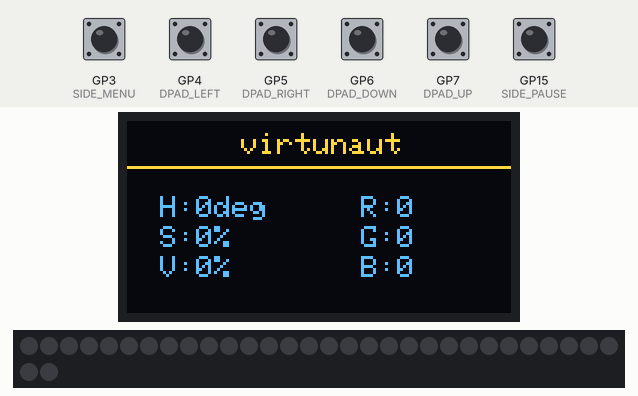
This sketch was run on a simulated Raspberry Pi Pico. Parts: 128×64 one-colour display, 32 RGB LEDs in strip order, left to right, continuing on the next row. The inputs (shaded band) are chosen by the test bench; at power-on: GP3 (SIDE_MENU), GP4 (DPAD_LEFT), GP5 (DPAD_RIGHT), GP6 (DPAD_DOWN), GP7 (DPAD_UP), GP15 (SIDE_PAUSE) HIGH. Dim RGB values are drawn brighter than linear; the OLED is the two-colour kind (top 16 rows yellow); what the sketch prints to the serial monitor is not drawn.

Above: at 1.2 s.
1.3 s: GP3 (SIDE_MENU) pulled LOW for 1 s
At 3.5 s:
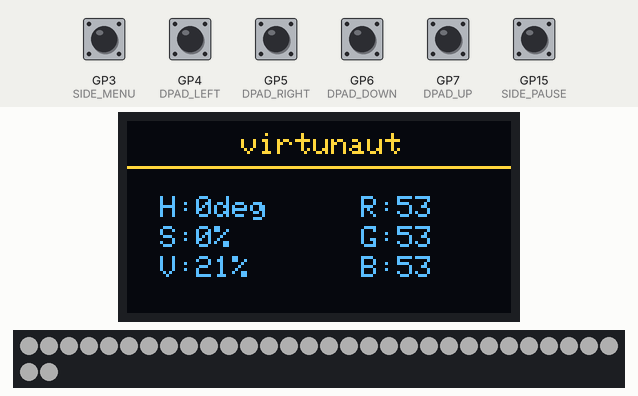
3.8 s: GP15 (SIDE_PAUSE) pulled LOW for 1 s
At 4.03 s:
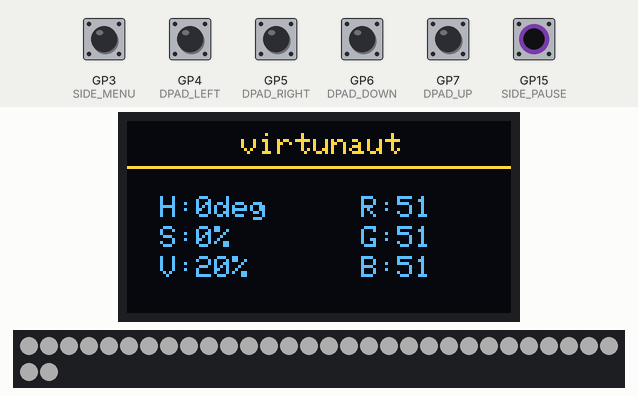
6.3 s: GP5 (DPAD_RIGHT) pulled LOW for 1 s
At 7.7 s:
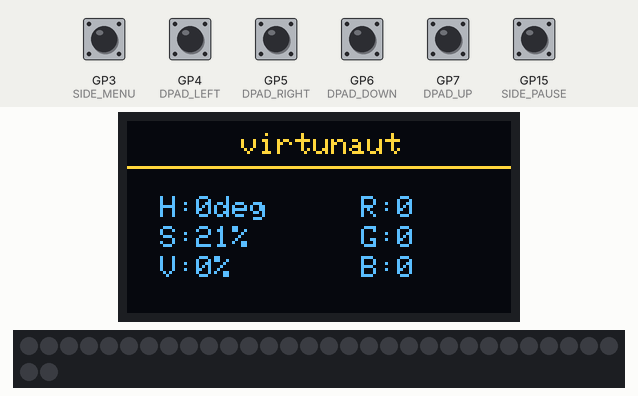
8.8 s: GP4 (DPAD_LEFT) pulled LOW for 0.15 s
At 9.7 s:
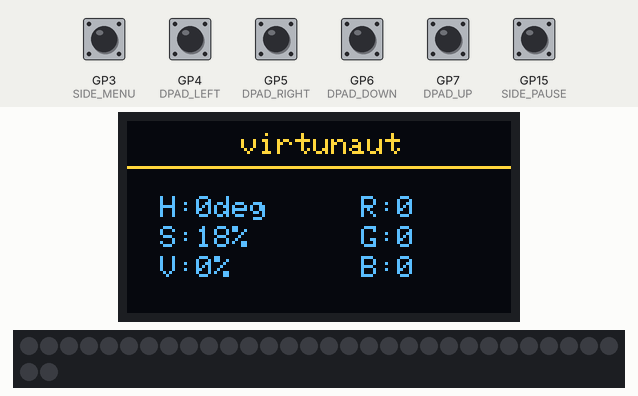
10.4 s: GP6 (DPAD_DOWN) pulled LOW for 0.15 s
At 11.5 s:
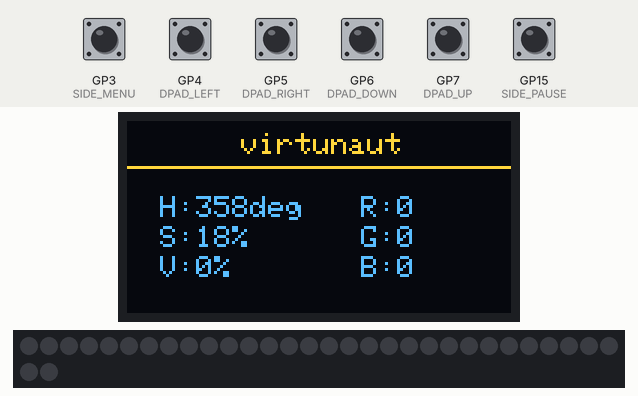
12.0 s: GP7 (DPAD_UP) pulled LOW for 0.15 s
At 13.2 s:
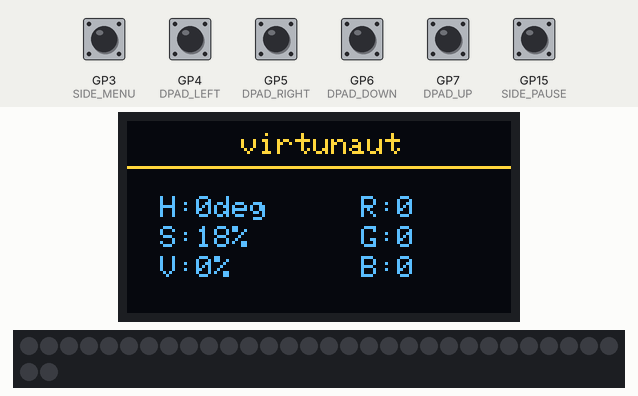
Timing chart, 0 to 14.6 s (numbered marks = the images above; inputs shaded):
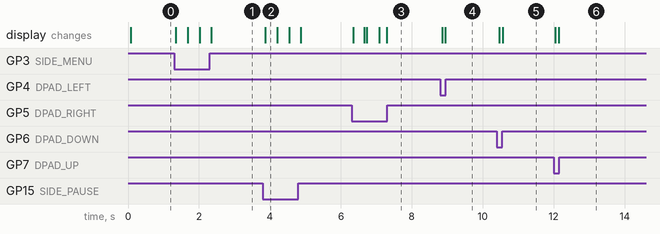

Measured:
- after the input at 1.3 s, the display: first changes after 0.05 s (image 1 shows a later state)
- after the input at 3.8 s, the display: changes after 0.07 s (image 2)
- after the input at 6.3 s, the display: first changes after 0.05 s (image 3 shows a later state)
- after the input at 8.8 s, the display: first changes after 0.05 s (image 4 shows a later state)
- after the input at 10.4 s, the display: first changes after 0.07 s (image 5 shows a later state)
- after the input at 12.0 s, the display: first changes after 0.05 s (image 6 shows a later state)

The sketch:

v1-hydrogen.ino
```cpp
// (licence header left out)
//█▄▄ ▄▀█ █▀ █ █▀▀   █░░ █ █▄▄ █▀█ ▄▀█ █▀█ █ █▀▀ █▀
//█▄█ █▀█ ▄█ █ █▄▄   █▄▄ █ █▄█ █▀▄ █▀█ █▀▄ █ ██▄ ▄█


#include "math.h"
#include <Wire.h>

//OLED DISPLAY SSD1306 | by Adafruit
#include <Adafruit_SSD1306.h>
#include <Adafruit_GFX.h>
#include <splash.h>

#include <Adafruit_NeoPixel.h>
#ifdef __AVR__
 #include <avr/power.h> // Required for 16 MHz Adafruit Trinket
#endif

//█▀▄ █▀▀ █▀▀ █░░ ▄▀█ █▀█ ▄▀█ ▀█▀ █ █▀█ █▄░█ █▀
//█▄▀ ██▄ █▄▄ █▄▄ █▀█ █▀▄ █▀█ ░█░ █ █▄█ █░▀█ ▄█

//Pins
int DPAD_UP     = 7;
int DPAD_DOWN   = 6;
int DPAD_LEFT   = 4;
int DPAD_RIGHT  = 5;
int SIDE_MENU   = 3;
int SIDE_PAUSE  = 15;

//OLED
#define SCREEN_WIDTH 128 // OLED display width, in pixels
#define SCREEN_HEIGHT 64 // OLED display height, in pixels
#define OLED_RESET    -1 // Reset pin # (or -1 if sharing Arduino reset pin)
#define SCREEN_ADDRESS 0x3C
Adafruit_SSD1306 display(SCREEN_WIDTH, SCREEN_HEIGHT, &Wire, OLED_RESET);

//NEOPIXELS
#define PIN       28 // On Trinket or Gemma, suggest changing this to 1
#define NUMPIXELS 32 // Popular NeoPixel ring size

float h, s, v;
int   r, g, b;
int   r_old, g_old, b_old;

Adafruit_NeoPixel pixels(NUMPIXELS, PIN, NEO_GRB + NEO_KHZ400);

#define DELAYVAL 500 // Time (in milliseconds) to pause between pixels

void setup() {
  // Initialize Buttons
  pinMode(DPAD_UP, INPUT_PULLUP);
  pinMode(DPAD_DOWN, INPUT_PULLUP);
  pinMode(DPAD_LEFT, INPUT_PULLUP);
  pinMode(DPAD_RIGHT, INPUT_PULLUP);
  pinMode(SIDE_MENU, INPUT_PULLUP);
  pinMode(SIDE_PAUSE, INPUT_PULLUP);
  Serial.begin(9600);
  // Initialize Display
  // SSD1306_SWITCHCAPVCC = generate display voltage from 3.3V internally
  if(!display.begin(SSD1306_SWITCHCAPVCC, SCREEN_ADDRESS)) {
    Serial.println(F("FATAL ERROR 0x2B - SSD1306 allocation failed"));
    for(;;); // Don't proceed, loop forever
  }

  display.clearDisplay();
  display.display();

  // Initialize Neopixels
  pixels.begin();
  pixels.clear();
}

void loop() {
  // pixels.clear(); // Set all pixel colors to 'off'
  // pixels.Color() takes RGB values, from 0,0,0 up to 255,255,255
  // pixels.setPixelColor(Pixel#, pixels.Color(0, 150, 0));
  // pixels.show();   // Send the updated pixel colors to the hardware.

  // Show Display
  //TODO

  // Wait for BTN Input
  if(digitalRead(DPAD_UP) == LOW)    { h = h + 1.0/360.0; Serial.println("UP");delay(10);}
  if(digitalRead(DPAD_DOWN) == LOW)  { h = h - 1.0/360.0; Serial.println("DN");delay(10);}
  if(digitalRead(DPAD_LEFT) == LOW)  { s = s - 1.0/100.0; Serial.println("LT");delay(10);}
  if(digitalRead(DPAD_RIGHT) == LOW) { s = s + 1.0/100.0; Serial.println("RT");delay(10);}
  if(digitalRead(SIDE_MENU) == LOW)  { v = v + 1.0/100.0; Serial.println("MN");delay(10);}
  if(digitalRead(SIDE_PAUSE) == LOW) { v = v - 1.0/100.0; Serial.println("PS");delay(10);}
  Serial.print(h);
  Serial.print(s);
  Serial.println(v);
  // Boundaries
  if(h>1.0){h=0.0;}
  if(h<0.0){h=1.0;}
  if(s>1.0){s=1.0;}
  if(s<0.0){s=0.0;}
  if(v>1.0){v=1.0;}
  if(v<0.0){v=0.0;}

  Serial.print(h);
  Serial.print(s);
  Serial.println(v);
  // CONVERT TO RGB

  r_old = r;
  g_old = g;
  b_old = b;
  hsvToRgb(h, s, v, r, g, b);
  // UPDATE LEDS

  if(r_old == r and g_old == g and b_old == b)
  {
    delay(1);
  }
  else
  {
    for(int i = 0; i<NUMPIXELS; i++)
      {
        pixels.setPixelColor(i, pixels.Color(r, g, b));
      }

    pixels.show();
  }
  // Display
  display.clearDisplay();
  display.drawFastHLine(0,15,128,WHITE);
  //Top font
  display.setCursor(38,4);
  display.setTextColor(WHITE);
  display.print("virtunaut");

  display.setCursor(11,25);
  display.print("H:");
  display.print(int(h*360));
  display.print("deg");

  display.setCursor(11,35);
  display.print("S:");
  display.print(int(s*100));
  display.print("%");

  display.setCursor(11,45);
  display.print("V:");
  display.print(int(v*100));
  display.print("%");

  display.setCursor(78,25);
  display.print("R:");
  display.print(r);

  display.setCursor(78,35);
  display.print("G:");
  display.print(g);

  display.setCursor(78,45);
  display.print("B:");
  display.print(b);


  display.display();
  delay(10);


}

void hsvToRgb(float h, float s, float v, int& r, int& g, int& b) {
  float c = v * s;
  float x = c * (1 - abs(fmod((h * 6), 2) - 1));
  float m = v - c;

  float r1, g1, b1;

  if (h >= 0 && h < 1/6.0) {
    r1 = c;
    g1 = x;
    b1 = 0;
  } else if (h >= 1/6.0 && h < 2/6.0) {
    r1 = x;
    g1 = c;
    b1 = 0;
  } else if (h >= 2/6.0 && h < 3/6.0) {
    r1 = 0;
    g1 = c;
    b1 = x;
  } else if (h >= 3/6.0 && h < 4/6.0) {
    r1 = 0;
    g1 = x;
    b1 = c;
  } else if (h >= 4/6.0 && h < 5/6.0) {
    r1 = x;
    g1 = 0;
    b1 = c;
  } else {
    r1 = c;
    g1 = 0;
    b1 = x;
  }

  r = (r1 + m) * 255;
  g = (g1 + m) * 255;
  b = (b1 + m) * 255;
  Serial.print("Lmao: ");
  Serial.print(r);
  Serial.print(g);
  Serial.println(b);
}
```
